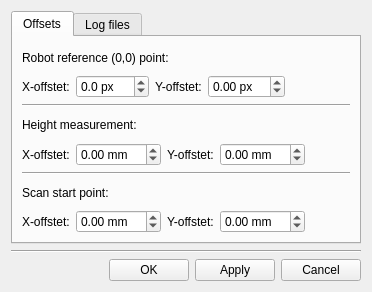
<?xml version="1.0" encoding="UTF-8"?>
<ui version="4.0">
 <class>MainSettings</class>
 <widget class="QDialog" name="MainSettings">
  <property name="geometry">
   <rect>
    <x>0</x>
    <y>0</y>
    <width>372</width>
    <height>292</height>
   </rect>
  </property>
  <property name="windowTitle">
   <string>Dialog</string>
  </property>
  <layout class="QVBoxLayout" name="verticalLayout">
   <item>
    <widget class="QTabWidget" name="Settings_tab_widget">
     <property name="currentIndex">
      <number>0</number>
     </property>
     <widget class="QWidget" name="comp_tab">
      <attribute name="title">
       <string>Offsets</string>
      </attribute>
      <layout class="QVBoxLayout" name="verticalLayout_2">
       <item>
        <layout class="QGridLayout" name="gridLayout_5">
         <item row="2" column="3" colspan="2">
          <spacer name="horizontalSpacer_7">
           <property name="orientation">
            <enum>Qt::Horizontal</enum>
           </property>
           <property name="sizeHint" stdset="0">
            <size>
             <width>40</width>
             <height>20</height>
            </size>
           </property>
          </spacer>
         </item>
         <item row="3" column="1">
          <widget class="QDoubleSpinBox" name="robot_ref00_x_offset">
           <property name="suffix">
            <string> px</string>
           </property>
           <property name="decimals">
            <number>1</number>
           </property>
           <property name="minimum">
            <double>-99.000000000000000</double>
           </property>
           <property name="singleStep">
            <double>0.500000000000000</double>
           </property>
          </widget>
         </item>
         <item row="2" column="0" colspan="3">
          <widget class="QLabel" name="label_8">
           <property name="text">
            <string>Robot reference (0,0) point:</string>
           </property>
          </widget>
         </item>
         <item row="3" column="2">
          <widget class="QLabel" name="label_9">
           <property name="text">
            <string>Y-offstet:</string>
           </property>
          </widget>
         </item>
         <item row="3" column="3">
          <widget class="QDoubleSpinBox" name="robot_ref00_y_offset">
           <property name="suffix">
            <string> px</string>
           </property>
           <property name="minimum">
            <double>-99.000000000000000</double>
           </property>
           <property name="singleStep">
            <double>0.500000000000000</double>
           </property>
          </widget>
         </item>
         <item row="3" column="4">
          <spacer name="horizontalSpacer_8">
           <property name="orientation">
            <enum>Qt::Horizontal</enum>
           </property>
           <property name="sizeHint" stdset="0">
            <size>
             <width>40</width>
             <height>20</height>
            </size>
           </property>
          </spacer>
         </item>
         <item row="3" column="0">
          <widget class="QLabel" name="label_10">
           <property name="text">
            <string>X-offstet:</string>
           </property>
          </widget>
         </item>
        </layout>
       </item>
       <item>
        <widget class="Line" name="line_3">
         <property name="orientation">
          <enum>Qt::Horizontal</enum>
         </property>
        </widget>
       </item>
       <item>
        <layout class="QGridLayout" name="gridLayout">
         <item row="2" column="3" colspan="2">
          <spacer name="horizontalSpacer_2">
           <property name="orientation">
            <enum>Qt::Horizontal</enum>
           </property>
           <property name="sizeHint" stdset="0">
            <size>
             <width>40</width>
             <height>20</height>
            </size>
           </property>
          </spacer>
         </item>
         <item row="3" column="1">
          <widget class="QDoubleSpinBox" name="height_meas_x_offset">
           <property name="suffix">
            <string> mm</string>
           </property>
           <property name="minimum">
            <double>-99.000000000000000</double>
           </property>
           <property name="singleStep">
            <double>0.500000000000000</double>
           </property>
          </widget>
         </item>
         <item row="2" column="0" colspan="3">
          <widget class="QLabel" name="label">
           <property name="text">
            <string>Height measurement:</string>
           </property>
          </widget>
         </item>
         <item row="3" column="2">
          <widget class="QLabel" name="label_3">
           <property name="text">
            <string>Y-offstet:</string>
           </property>
          </widget>
         </item>
         <item row="3" column="3">
          <widget class="QDoubleSpinBox" name="height_meas_y_offset">
           <property name="suffix">
            <string> mm</string>
           </property>
           <property name="minimum">
            <double>-99.000000000000000</double>
           </property>
           <property name="singleStep">
            <double>0.500000000000000</double>
           </property>
          </widget>
         </item>
         <item row="3" column="4">
          <spacer name="horizontalSpacer_3">
           <property name="orientation">
            <enum>Qt::Horizontal</enum>
           </property>
           <property name="sizeHint" stdset="0">
            <size>
             <width>40</width>
             <height>20</height>
            </size>
           </property>
          </spacer>
         </item>
         <item row="3" column="0">
          <widget class="QLabel" name="label_2">
           <property name="text">
            <string>X-offstet:</string>
           </property>
          </widget>
         </item>
        </layout>
       </item>
       <item>
        <widget class="Line" name="line_2">
         <property name="orientation">
          <enum>Qt::Horizontal</enum>
         </property>
        </widget>
       </item>
       <item>
        <layout class="QGridLayout" name="gridLayout_3">
         <item row="0" column="3" colspan="2">
          <spacer name="horizontalSpacer_5">
           <property name="orientation">
            <enum>Qt::Horizontal</enum>
           </property>
           <property name="sizeHint" stdset="0">
            <size>
             <width>40</width>
             <height>20</height>
            </size>
           </property>
          </spacer>
         </item>
         <item row="1" column="2">
          <widget class="QLabel" name="label_5">
           <property name="text">
            <string>Y-offstet:</string>
           </property>
          </widget>
         </item>
         <item row="1" column="1">
          <widget class="QDoubleSpinBox" name="start_scan_x_offset">
           <property name="suffix">
            <string> mm</string>
           </property>
           <property name="minimum">
            <double>-99.000000000000000</double>
           </property>
           <property name="singleStep">
            <double>0.500000000000000</double>
           </property>
          </widget>
         </item>
         <item row="1" column="4">
          <spacer name="horizontalSpacer_4">
           <property name="orientation">
            <enum>Qt::Horizontal</enum>
           </property>
           <property name="sizeHint" stdset="0">
            <size>
             <width>40</width>
             <height>20</height>
            </size>
           </property>
          </spacer>
         </item>
         <item row="1" column="3">
          <widget class="QDoubleSpinBox" name="start_scan_y_offset">
           <property name="suffix">
            <string> mm</string>
           </property>
           <property name="minimum">
            <double>-99.000000000000000</double>
           </property>
           <property name="singleStep">
            <double>0.500000000000000</double>
           </property>
          </widget>
         </item>
         <item row="1" column="0">
          <widget class="QLabel" name="label_6">
           <property name="text">
            <string>X-offstet:</string>
           </property>
          </widget>
         </item>
         <item row="0" column="0" colspan="3">
          <widget class="QLabel" name="label_7">
           <property name="text">
            <string>Scan start point:</string>
           </property>
          </widget>
         </item>
        </layout>
       </item>
      </layout>
     </widget>
     <widget class="QWidget" name="log_file_tab">
      <attribute name="title">
       <string>Log files</string>
      </attribute>
      <layout class="QVBoxLayout" name="verticalLayout_3">
       <item>
        <layout class="QGridLayout" name="gridLayout_4">
         <item row="3" column="1">
          <widget class="QPushButton" name="open_logfile">
           <property name="text">
            <string>Open</string>
           </property>
          </widget>
         </item>
         <item row="3" column="0">
          <spacer name="horizontalSpacer_6">
           <property name="orientation">
            <enum>Qt::Horizontal</enum>
           </property>
           <property name="sizeHint" stdset="0">
            <size>
             <width>40</width>
             <height>20</height>
            </size>
           </property>
          </spacer>
         </item>
         <item row="2" column="0" colspan="2">
          <widget class="QListView" name="logfiles_list"/>
         </item>
         <item row="1" column="0" colspan="2">
          <widget class="QLabel" name="label_4">
           <property name="text">
            <string>Recent log files:</string>
           </property>
          </widget>
         </item>
        </layout>
       </item>
       <item>
        <spacer name="verticalSpacer_2">
         <property name="orientation">
          <enum>Qt::Vertical</enum>
         </property>
         <property name="sizeHint" stdset="0">
          <size>
           <width>20</width>
           <height>40</height>
          </size>
         </property>
        </spacer>
       </item>
      </layout>
     </widget>
    </widget>
   </item>
   <item>
    <widget class="Line" name="line">
     <property name="orientation">
      <enum>Qt::Horizontal</enum>
     </property>
    </widget>
   </item>
   <item>
    <layout class="QGridLayout" name="gridLayout_2">
     <item row="0" column="1">
      <widget class="QPushButton" name="OK_button">
       <property name="text">
        <string>OK</string>
       </property>
      </widget>
     </item>
     <item row="0" column="0">
      <spacer name="horizontalSpacer">
       <property name="orientation">
        <enum>Qt::Horizontal</enum>
       </property>
       <property name="sizeHint" stdset="0">
        <size>
         <width>40</width>
         <height>20</height>
        </size>
       </property>
      </spacer>
     </item>
     <item row="0" column="3">
      <widget class="QPushButton" name="Cancel_button">
       <property name="text">
        <string>Cancel</string>
       </property>
      </widget>
     </item>
     <item row="0" column="2">
      <widget class="QPushButton" name="apply_button">
       <property name="text">
        <string>Apply</string>
       </property>
      </widget>
     </item>
    </layout>
   </item>
  </layout>
 </widget>
 <resources/>
 <connections/>
</ui>
